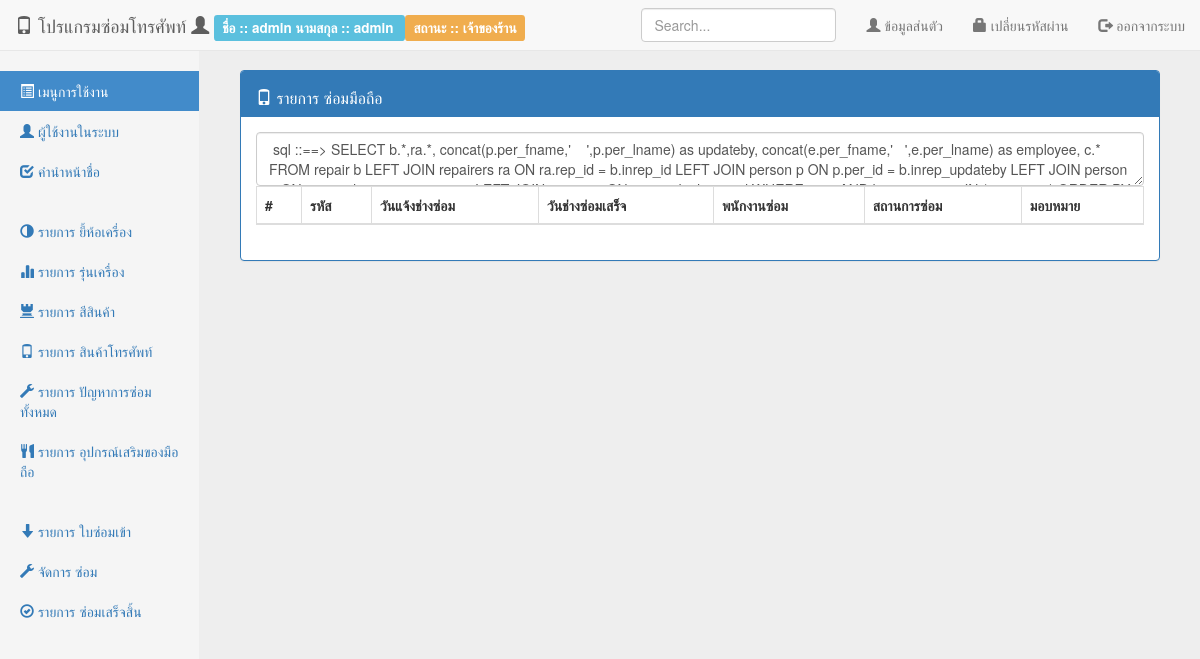
Before: /src/back/index.php?page=list-repair_finish (signed in) with the older database file.
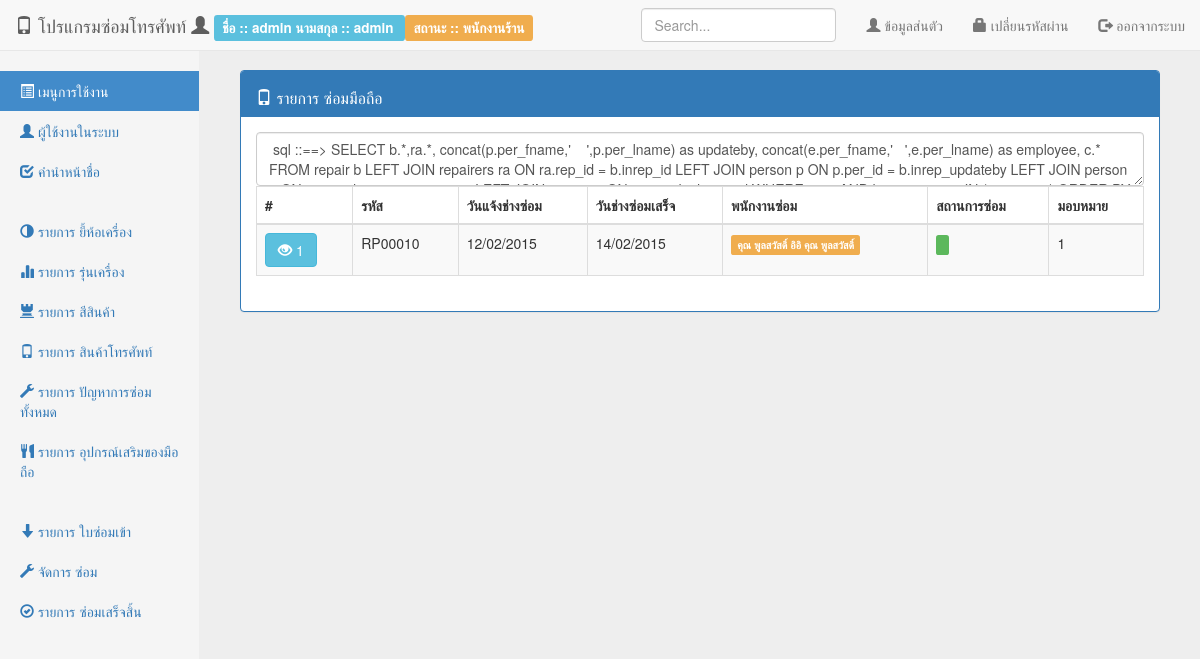
After: the same page with the newer database file.
### tables this page shows
CREATE TABLE IF NOT EXISTS `repair` (
  `inrep_id` int(11) NOT NULL AUTO_INCREMENT,
  `inrep_status` int(2) NOT NULL COMMENT ' 1 => ''รอประเมิน'',   2 => ''ประเมินเสร็จสิ้น รอ อนุมัตจากเจ้าของเครื่อง'',         3 => ''อนุมัติการซ่อม จากลูกค้าเรียบร้อยแล้ว'',         4 => ''ยกเลิก/ไม่อนุมัติการซ่อม จากลูกค้า'',         5 => ''ซ่อม'',         6 => ''ซ่อมเสร็จแล้ว'',         7 => ''เกิดปัญหา'',         8 => '' รับของเสร็จสิ้น จบการซ่อม''',
  `inrep_code` varchar(20) NOT NULL,
  `per_id` int(11) NOT NULL,
  `inrep_createdate` date NOT NULL COMMENT 'วันมาซ่อม',
  `inrep_getdate` date NOT NULL COMMENT 'วันมารับของที่นัด',
  `inrep_realdate` date NOT NULL COMMENT 'วันมารับ จริง',
  `bra_id` int(11) NOT NULL,
  `mod_id` int(11) NOT NULL,
  `inrep_emi` varchar(50) NOT NULL COMMENT 'เลขเครื่อง',
  `col_id` int(11) NOT NULL,
  `inrep_remark` text NOT NULL,
  `inrep_accessory_other` text NOT NULL COMMENT 'อุปกรณ์เสริมอื่นๆ',
  `inrep_problem_other` text NOT NULL COMMENT 'ปัญหาอื่นๆ',
  `inrep_createby` int(11) NOT NULL,
  `inrep_updatedate` timestamp NOT NULL DEFAULT CURRENT_TIMESTAMP,
  `inrep_updateby` int(11) NOT NULL,
  PRIMARY KEY (`inrep_id`)
);

CREATE TABLE IF NOT EXISTS `repairers` (
  `rep_id` int(11) NOT NULL COMMENT 'รหัสใบซ่อม',
  `rep_repairers` int(11) NOT NULL COMMENT 'รหัสผนักงาน',
  `rep_suppose_startdate` date NOT NULL COMMENT 'วันเริ่มซ่อมแบบประมาณการ',
  `rep_suppose_enddate` date NOT NULL COMMENT 'วันสิ้นสุดซ่อมแบบประมาณการ',
  `rep_estimate_date` date NOT NULL,
  `rep_estimate_status` int(2) NOT NULL DEFAULT '0' COMMENT 'สถานะประเมิน 1 = รับซ่อม ,2 = ไม่รับซ่อม เพราะ ไม่สามารถซ่อมได้',
  `rep_estimate_remark` text NOT NULL,
  `rep_estimate_price` int(11) NOT NULL DEFAULT '0',
  `rep_actual_startdate` date NOT NULL COMMENT 'เริ่มซ่อมจริง',
  `rep_actual_enddate` date NOT NULL COMMENT 'สิ้นสุดซ่อมจริง',
  `rep_status_remark` text COMMENT 'เหตุผลการส่งงาน',
  UNIQUE KEY `rep_id` (`rep_id`)
);

### src/config/extension.php (called while the page is built, shortened)
<?php
function format_date($format, $date) {
    $date_format = new DateTime($date);
    $new_date = $date_format->format($format);
    return $new_date;
}
function listPersonStatus() {
    return array(
        '1' => 'พนักงานร้าน',
        '2' => 'พนักงานซ่อม',
        '3' => 'เจ้าของร้าน',
        '4' => 'ลูกค้า',
    );
}
function listRepairStatusColor() {
    return array(
        1 => 'warning',
        2 => 'primary',
        3 => 'success',
        4 => 'danger',
        5 => 'info',
        6 => 'success',
        7 => 'danger',
        8 => 'success',
    );
}
function getDataList($params, $list) {
    $array = $list;
    if (!empty($params)):
        $result = "";
        foreach ($array as $key => $value):
            if ($key == $params):
                $result = $value;
            endif;
        endforeach;
        return $result;
    endif;
}

### src/back/menu-top.php (shortened to what the changed rows need)
<?php
$per_fname = '';
$per_lname = '';
$per_status = '';
if (!empty($_SESSION['person'])):
    $person = $_SESSION['person'];
    $per_fname = $person['per_fname'];
    $per_lname = $person['per_lname'];
    $per_status = $person['per_status'];
endif;
?>
<div class="navbar navbar-default navbar-fixed-top" role="navigation">
    <div class="container-fluid">
        <div class="navbar-header">
            <a class="navbar-brand" href="#">
                <i class="glyphicon glyphicon-phone"></i> โปรแกรมซ่อมโทรศัพท์
                <i class="glyphicon glyphicon-user"></i>
                <div class="label label-info">
                    <?= ' ชื่อ :: ' . $per_fname . '   นามสกุล :: ' . $per_lname ?>
                </div>
                <div class="label label-warning">
                    <?= ' สถานะ :: ' . getDataList($per_status, listPersonStatus()) ?>
                </div>
            </a>
        </div>
    </div>
</div>

### src/back/list-repair_finish.php (shortened to what the changed rows need)
<div class="panel panel-primary">
    <div class="panel-body">
        <div class="table-responsive">
            <table class="table table-striped table-bordered dataTable">
                <thead>
                    <tr>
                        <th>#</th>
                        <th>รหัส</th>
                        <th>วันแจ้งช่างซ่อม</th>
                        <th>วันช่างซ่อมเสร็จ</th>
                        <th>พนักงานซ่อม</th>
                        <th>สถานการซ่อม</th>
                        <th>มอบหมาย</th>
                    </tr>
                </thead>
                <tbody>
                    <?php
                    $sql_repair = "SELECT b.*,ra.*,";
                    $sql_repair .= " concat(p.per_fname,'    ',p.per_lname) as updateby,";
                    $sql_repair .= " concat(e.per_fname,'   ',e.per_lname) as employee,";
                    $sql_repair .= " c.*";
                    $sql_repair .= " FROM repair b";
                    $sql_repair .= " LEFT JOIN repairers ra ON ra.rep_id = b.inrep_id";
                    $sql_repair .= " LEFT JOIN person p ON p.per_id = b.inrep_updateby";
                    $sql_repair .= " LEFT JOIN person e ON e.per_id = ra.rep_repairers";
                    $sql_repair .= " LEFT JOIN person c ON c.per_id = b.per_id";
                    $sql_repair .= " WHERE 1=1 ";
                    $sql_repair .= " AND b.inrep_status IN (6,7,8,9,10)";
                    $sql_repair .= " ORDER BY b.inrep_id";
                    $query_repair = mysql_query($sql_repair) or die(mysql_error());
                    $row = 1;
                    while ($data = mysql_fetch_array($query_repair)):
                        ?>
                        <tr>
                            <td>
                                <button type="button" class="btn btn-info" data-toggle="modal" data-target="#modal-view<?= $data['inrep_id'] ?>">
                                    <i class="glyphicon glyphicon-eye-open"></i> <?= $row ?>
                                </button>
                            </td>
                            <td><?= $data['inrep_code'] ?></td>
                            <td><?= format_date('d/m/Y', $data['rep_suppose_startdate']) ?></td>
                            <td><?= format_date('d/m/Y', $data['rep_suppose_enddate']) ?></td>
                            <td>
                                <div class="label label-warning"><?= $data['employee'] ?></div>
                            </td>
                            <td>
                                <div class="label label-<?= getDataList($data['inrep_status'], listRepairStatusColor()) ?>">
                                </div>
                            </td>
                            <td>
                                <?php if ($_SESSION['person']['per_status'] == ONWER_STATUS) { ?>
                                    <?php if ($data['inrep_status'] == 1) {   ?>
                                        <a class="btn btn-primary" data-toggle="modal" data-target="#modal-repair<?= $data['inrep_id'] ?>">
                                            <i class="glyphicon glyphicon-upload"></i> มอบหมายงานซ่อม
                                        </a>
                                        <?php include '../modal/modal_assign_repair.php'; ?>
                                    <?php } else if ($data['inrep_status'] == 6 || $data['inrep_status'] == 7) { ?>
                                        <a class="btn btn-success" data-toggle="modal" data-target="#modal-finish<?= $data['inrep_id'] ?>" onclick="load_accessory(<?= $data['inrep_id'] ?>)">
                                            <i class="glyphicon glyphicon-ok-circle"></i> ส่งของลูกค้า
                                        </a>
                                        <?php include '../modal/modal_finish_repair.php'; ?>
                                    <?php } ?>
                                <?php } else { ?>
                                    <?= $_SESSION['person']['per_status'] ?>
                                <?php } ?>
                            </td>
                        </tr>
                        <?php
                        $row++;
                    endwhile;
                    ?>
                </tbody>
            </table>
        </div>
    </div>
</div>

Changed rows visible on the page:
added repair: inrep_code "RP00010", repairers.rep_suppose_startdate "12/02/2015", repairers.rep_suppose_enddate "14/02/2015", employee "คุณ พูลสวัสดิ์ อิอิ คุณ พูลสวัสดิ์", inrep_status 8 (drawn)
Other visible differences:
getDataList($per_status, listPersonStatus()): "เจ้าของร้าน" → "พนักงานร้าน"
